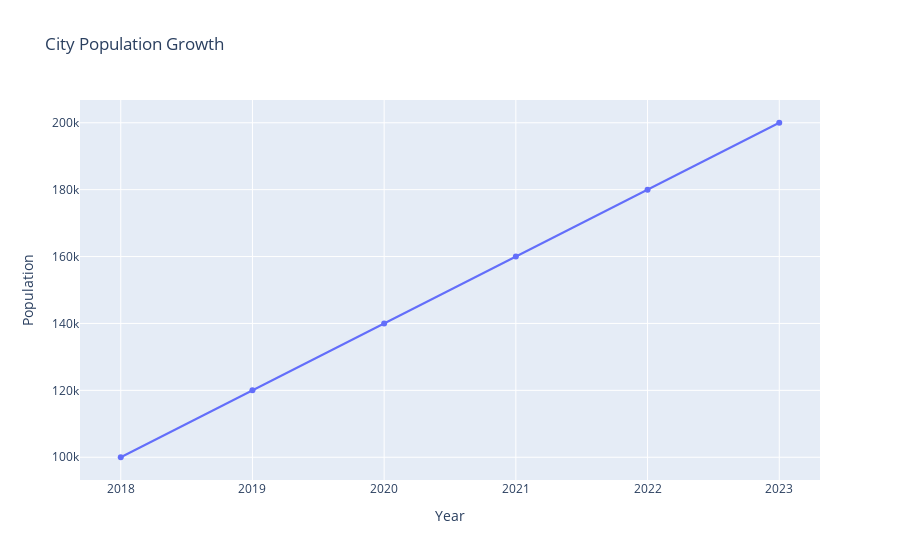

The notebook cell this image was saved under:
### Markdown cell above
## 4-Population Growth Visualization

### Code cell
import plotly.express as px
import pandas as pd

# Data
years = [2018, 2019, 2020, 2021, 2022, 2023]
population = [100000, 120000, 140000, 160000, 180000, 200000]

# Create a DataFrame
df = pd.DataFrame({"Year": years, "Population": population})

# Interactive line chart
fig = px.line(df, x="Year", y="Population", title="City Population Growth", markers=True)
fig.show()

### Figure 1 — Plotly figure (JSON) as saved in the notebook; plotly's stock layout.template omitted (floating-point values rounded to 4 significant figures)
{"data": [{"hovertemplate": "Year=%{x}<br>Population=%{y}<extra></extra>", "legendgroup": "", "line": {"color": "#636efa", "dash": "solid"}, "marker": {"symbol": "circle"}, "mode": "lines+markers", "name": "", "orientation": "v", "showlegend": false, "type": "scatter", "x": [2018, 2019, 2020, 2021, 2022, 2023], "xaxis": "x", "y": [100000, 120000, 140000, 160000, 180000, 200000], "yaxis": "y"}], "layout": {"autosize": true, "legend": {"tracegroupgap": 0}, "title": {"text": "City Population Growth"}, "xaxis": {"anchor": "y", "autorange": true, "domain": [0, 1], "range": [2018.0, 2023.0], "title": {"text": "Year"}, "type": "linear"}, "yaxis": {"anchor": "x", "autorange": true, "domain": [0, 1], "range": [91750.0, 208300.0], "title": {"text": "Population"}, "type": "linear"}}}
